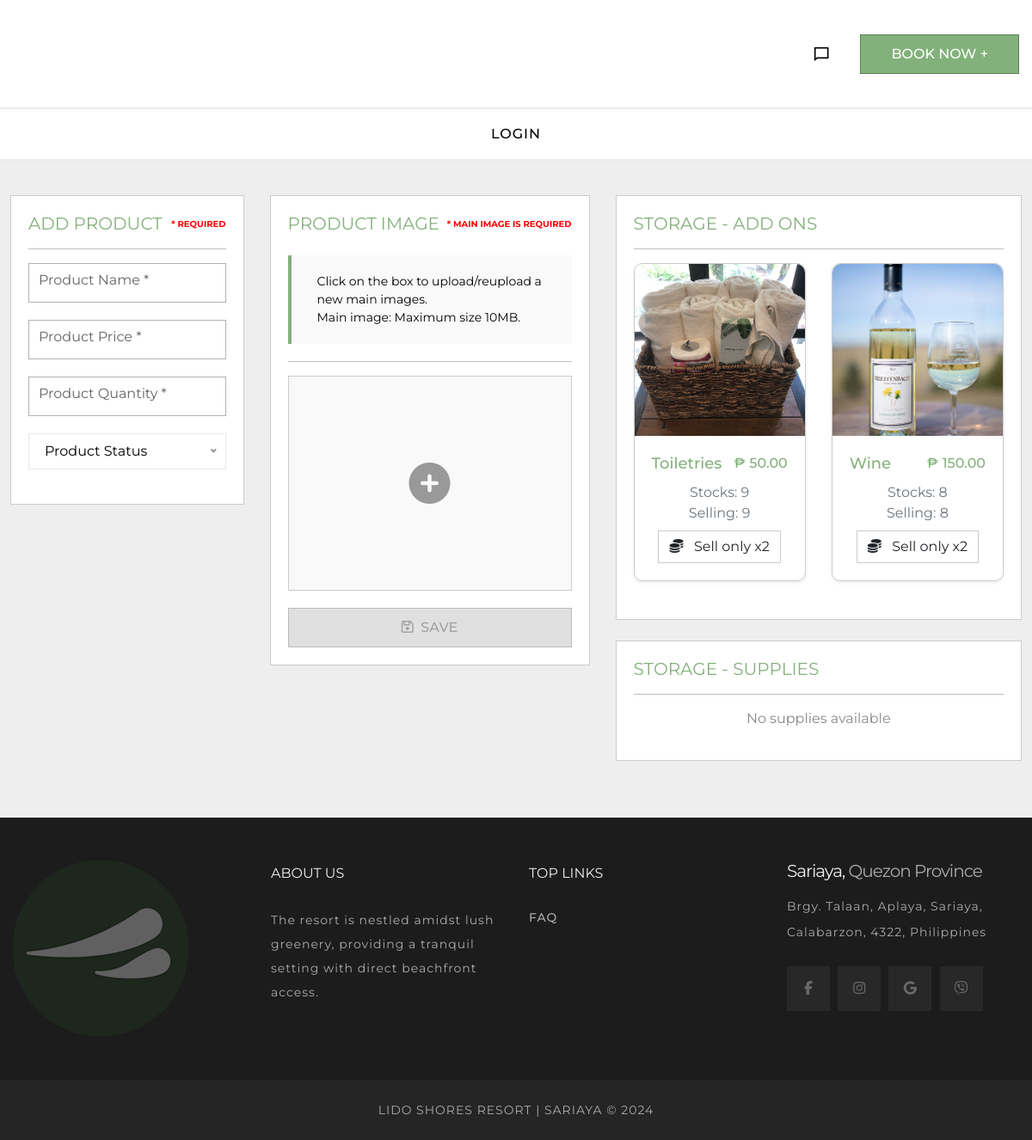
Page /admin_inventory/ on the earlier database version.
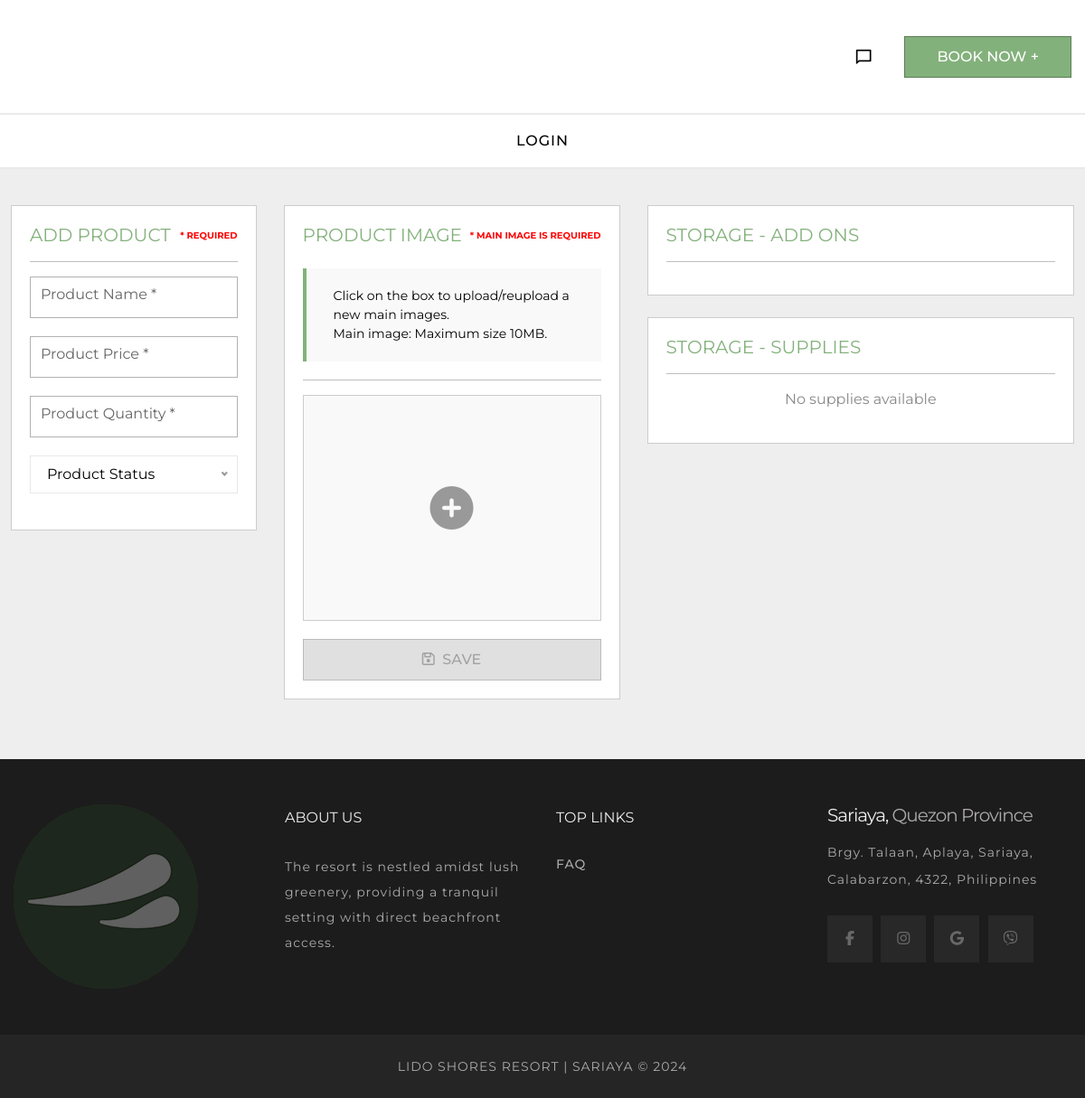
Same page on the later database version.
### lidoapp/models.py (models this page shows, shortened)
class AddOn(models.Model):
    STATUS_CHOICES = [
        ('Add On', 'Add On'),
        ('Supply', 'Supply'),
    ]
    id = models.AutoField(primary_key=True)
    add_on_name = models.CharField(max_length=255, verbose_name="AddOn Name")
    add_on_price = models.DecimalField(max_digits=10, decimal_places=2, verbose_name="AddOn Price")
    add_on_quantity = models.PositiveIntegerField(verbose_name="AddOn Quantity")
    add_on_image = models.ImageField(upload_to=get_upload_path, verbose_name="AddOn Image")
    add_on_status = models.CharField(max_length=50, choices=STATUS_CHOICES, verbose_name="AddOn Status")
    add_on_descriptions = models.CharField(max_length=255, choices=STATUS_CHOICES, verbose_name="AddOn Status")
    sell_by_2 = models.BooleanField(default=False, verbose_name="Sell by 2")  # New field for "Sell by 2"
    def get_selling_quantity(self):
        return 2 if self.sell_by_2 else self.add_on_quantity

### lidoapp/views.py (the view)
# urls.py: path('admin_inventory/', views.admin_inventory, name='admin_inventory'),
def admin_inventory(request):
    addons = AddOn.objects.filter(add_on_status="Add On")
    supplies = AddOn.objects.filter(add_on_status="Supply")
    return render(request, 'authentication/admin/inventory/admin_inventory.html', {
        'addons': addons,
        'supplies': supplies,
    })

### lidoapp/templates/authentication/admin/inventory/admin_inventory.html (shortened to what this page needs)
{% extends 'base.html' %}
{% load humanize %}
{% load static %}
{% block content %}
{% include 'authentication/admin/admin_navbar.html' %}
<div class="container-fluid mt-3">
<br>
    <div class="row">
        <div class="col-lg-3 col-md-6 col-sm-12 mb-3">
            <div class="add-add-on-form">
                <h3>Add Product <span style="float: right; font-weight: bold; color: red; font-size: 10px;">* required</span></h3>
                <hr>
                <form id="addAddOnForm" method="POST" action="{% url 'submit_admin_inventory' %}" enctype="multipart/form-data">
                    <div class="form-group">
                        <input type="text" id="add_on_name" name="add_on_name" required placeholder=" " />
                        <label for="add_on_name">Product Name *</label>
                    </div>
                    <div class="form-group">
                        <input type="number" id="add_on_price" name="add_on_price" step="0.01" min="1" max="20000" required placeholder=" " />
                        <label for="add_on_price">Product Price *</label>
                    </div>
                    <div class="form-group">
                        <input type="number" id="add_on_quantity" name="add_on_quantity" min="1" required placeholder=" " />
                        <label for="add_on_quantity">Product Quantity *</label>
                    </div>
                    <div class="form-group">
                    </div>
            </div>
        </div>
        <div class="col-lg-4 col-md-6 col-sm-12 mb-3">
            <div class="add-on-image-container">
                <h3>Product Image <span style="float: right; font-weight: bold; color: red; font-size: 10px;">* Main image is required</span></h3>
                <br>
                <div style="font-size: 14px; background-color: #f9f9f9; border-left: 4px solid #83b17b; padding: 10px; margin-bottom: 20px;">
                    <ul style="margin: 10px 0; padding-left: 20px;">
                        <li>Click on the box to upload/reupload a new main images. <br>Main image: Maximum size 10MB.</li>
                    </ul>
                </div>
                <hr>
                <div class="main-image-box" id="mainImageContainer">
                    <i class="fa-solid fa-circle-plus main-add-icon"></i>
                </div>
                <button type="submit" id="saveAddOnButton" class="btn-one" style="width: 100%;" disabled><i class="fa-regular fa-floppy-disk"></i> &nbsp;Save </button>
            </div>
        </div>
        <div class="col-lg-5 col-md-12 col-sm-12 mb-3">
            <div class="add-on-image-container">
                <h3>Storage - Add Ons</h3>
                <hr>
                <div class="row">
                    {% for addon in addons %}
                    <div class="col-lg-6 col-md-6 col-sm-12 mb-4">
                        <div class="card shadow-sm" style="border-radius: 10px; position: relative;">
                            {% if addon.add_on_image %}
                            <img src="{{ addon.add_on_image.url }}" class="card-img-top" alt="Image"
                                style="height: 200px; object-fit: cover; border-radius: 10px 10px 0 0;">
                            {% else %}
                            <div class="d-flex align-items-center justify-content-center"
                                 style="height: 200px; background-color: #f4f4f4; color: #888;">
                                No Image
                            </div>
                            {% endif %}
                            <div class="card-body" style="background: var(--bgtertiary); position: relative; padding: 10px;">
                                <div style="display: flex; justify-content: space-between; align-items: center; margin-bottom: 10px;">
                                    <h3 style="color: var(--bgsecondary); margin: 0; font-size: 18px; font-weight: 500; text-transform: capitalize;">
                                        {{ addon.add_on_name }}
                                    </h3>
                                    <div style="color: var(--bgsecondary); font-size: 16px; font-weight: 500;">
                                        ₱ {{ addon.add_on_price }}
                                    </div>
                                </div>
                                <p class="text-muted" style="margin-bottom: 0; text-align: center;">Stocks: {{ addon.add_on_quantity }}</p>
                                <p class="text-muted" style="margin-bottom: 0; text-align: center;">
                                    Selling: <span id="selling-{{ addon.id }}">{{ addon.get_selling_quantity }}</span>
                                </p>
                                <div class="d-flex justify-content-center mt-2">
                                    <button class="btn" onclick="toggleSellBy2({{ addon.id }}, true)" {% if addon.sell_by_2 %}style="display: none;"{% endif %}>
                                        <i class="fa-solid fa-coins"></i> &nbsp; Sell only x2
                                    </button>
                                </div>
                            </div>
                        </div>
                    </div>
                    {% endfor %}
                </div>
            </div>
        <br>
            <div class="add-on-image-container">
                <h3>Storage - Supplies</h3>
                <hr>
                <div class="row">
                    {% for supply in supplies %}
                    <div class="col-lg-6 col-md-6 col-sm-12 mb-4">
                        <div class="card shadow-sm" style="border-radius: 10px; position: relative;">
                            <button onclick="confirmDelete('supply-{{ supply.id }}')" id="deleteBtn-supply-{{ supply.id }}"
                            class="btn btn-danger btn-sm"
                            style="position: absolute; top: 10px; right: 10px; z-index: 2; border-radius: 50%; font-size: 16px;">
                            <i class="fa-solid fa-trash-can"></i>
                            </button>
                            <div id="confirmButtons-supply-{{ supply.id }}" style="display: none; position: absolute; top: 10px; right: 10px; z-index: 2;">
                                <button onclick="deleteAddOn({{ supply.id }}, 'Supply')" class="btn btn-success btn-sm">
                                    ✔
                                </button>
                                <button onclick="cancelDelete('supply-{{ supply.id }}')" class="btn btn-warning btn-sm">✖</button>
                            </div>
                            {% if supply.add_on_image %}
                            <img src="{{ supply.add_on_image.url }}" class="card-img-top" alt="{{ supply.add_on_name }}"
                                 style="height: 200px; object-fit: cover; border-radius: 10px 10px 0 0;">
                            {% else %}
                            <div class="d-flex align-items-center justify-content-center"
                                 style="height: 200px; background-color: #f4f4f4; color: #888;">
                                No Image
                            </div>
                            {% endif %}
                            <div class="card-body" style="background: var(--bgtertiary); position: relative; padding: 10px;">
                                <div style="display: flex; justify-content: space-between; align-items: center; margin-bottom: 10px;">
                                    <h3 style="color: var(--bgsecondary); margin: 0; font-size: 18px; font-weight: 500; text-transform: capitalize;">
                                        {{ supply.add_on_name }}
                                    </h3>
                                    <div style="color: var(--bgsecondary); font-size: 16px; font-weight: 500;">
                                        ₱ {{ supply.add_on_price }}
                                    </div>
                                </div>
                                <p class="text-muted" style="margin-bottom: 0;">Available: {{ supply.add_on_quantity }}</p>
                            </div>
                        </div>
                    </div>
                    {% empty %}
                    <p class="text-center" style="width: 100%; color: #888;">No supplies available</p>
                    {% endfor %}
                </div>
            </div>
        </div>
    </div>
</div>
{% endblock content %}

Differences in the rows shown:
removed AddOn: add_on_image (picture), add_on_name "Toiletries", add_on_price "50.00", add_on_quantity "9", get_selling_quantity "9"
removed AddOn: add_on_image (picture), add_on_name "Wine", add_on_price "150.00", add_on_quantity "8", get_selling_quantity "8"
